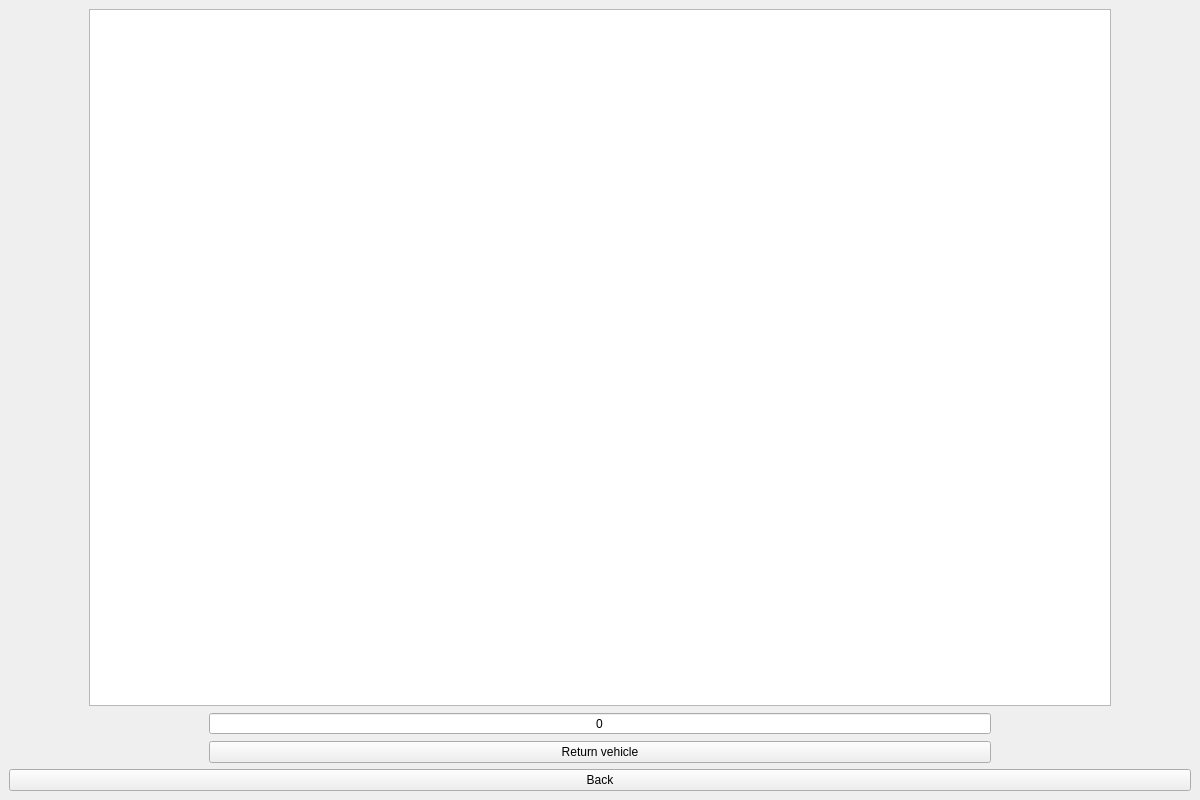
<?xml version="1.0" encoding="UTF-8"?>
<ui version="4.0">
 <class>returnWindow</class>
 <widget class="QMainWindow" name="returnWindow">
  <property name="geometry">
   <rect>
    <x>0</x>
    <y>0</y>
    <width>1200</width>
    <height>800</height>
   </rect>
  </property>
  <property name="maximumSize">
   <size>
    <width>1200</width>
    <height>800</height>
   </size>
  </property>
  <property name="windowTitle">
   <string>Return Vehicle</string>
  </property>
  <widget class="QWidget" name="centralwidget">
   <layout class="QVBoxLayout" name="verticalLayout_3">
    <item>
     <layout class="QVBoxLayout" name="verticalLayout">
      <item>
       <layout class="QVBoxLayout" name="verticalLayout_4">
        <property name="leftMargin">
         <number>80</number>
        </property>
        <property name="rightMargin">
         <number>80</number>
        </property>
        <item>
         <widget class="QTableWidget" name="table">
          <property name="editTriggers">
           <set>QAbstractItemView::NoEditTriggers</set>
          </property>
          <property name="selectionMode">
           <enum>QAbstractItemView::SingleSelection</enum>
          </property>
          <property name="selectionBehavior">
           <enum>QAbstractItemView::SelectRows</enum>
          </property>
         </widget>
        </item>
       </layout>
      </item>
      <item>
       <layout class="QVBoxLayout" name="verticalLayout_2">
        <property name="leftMargin">
         <number>200</number>
        </property>
        <property name="rightMargin">
         <number>200</number>
        </property>
        <item>
         <widget class="QSpinBox" name="return_id">
          <property name="alignment">
           <set>Qt::AlignCenter</set>
          </property>
          <property name="buttonSymbols">
           <enum>QAbstractSpinBox::NoButtons</enum>
          </property>
          <property name="maximum">
           <number>100000</number>
          </property>
         </widget>
        </item>
        <item>
         <widget class="QPushButton" name="return_b">
          <property name="text">
           <string>Return vehicle</string>
          </property>
         </widget>
        </item>
       </layout>
      </item>
     </layout>
    </item>
    <item>
     <widget class="QPushButton" name="back_b">
      <property name="text">
       <string>Back</string>
      </property>
     </widget>
    </item>
   </layout>
  </widget>
 </widget>
 <resources/>
 <connections/>
</ui>
